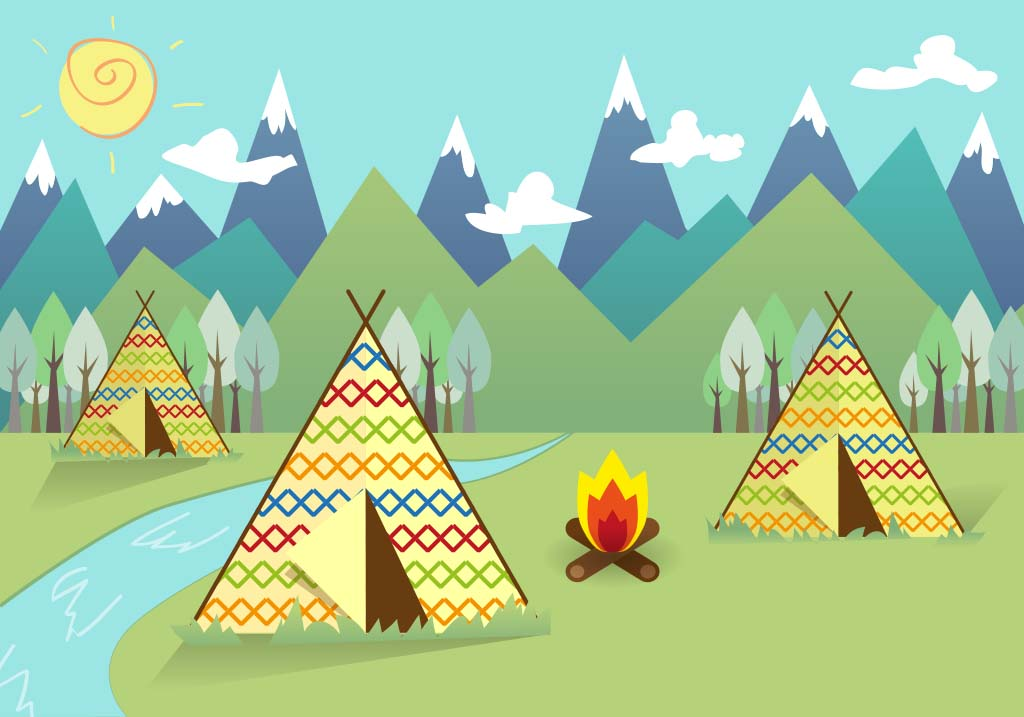
#> input picture pic.jpg, 1024 x 717 px
$ python extract_rgb.py
#> lines starting #> are read from the running program, lines starting #| are printed output that depends on the picture
# -*- coding:utf-8 -*-
import numpy as np
import matplotlib.pyplot as plt
from PIL import Image
import copy


def main():
    im = Image.open('pic.jpg')
#> im is the input picture: PIL image 1024x717 RGB; mean R, G, B 162.4, 199.7, 156.7
    im = np.array(im)

    plt.subplot(2, 2, 1)
    plt.title('origin image')
    plt.imshow(im)


    im_r = copy.deepcopy(im)
    im_r[:,:,1] = 0
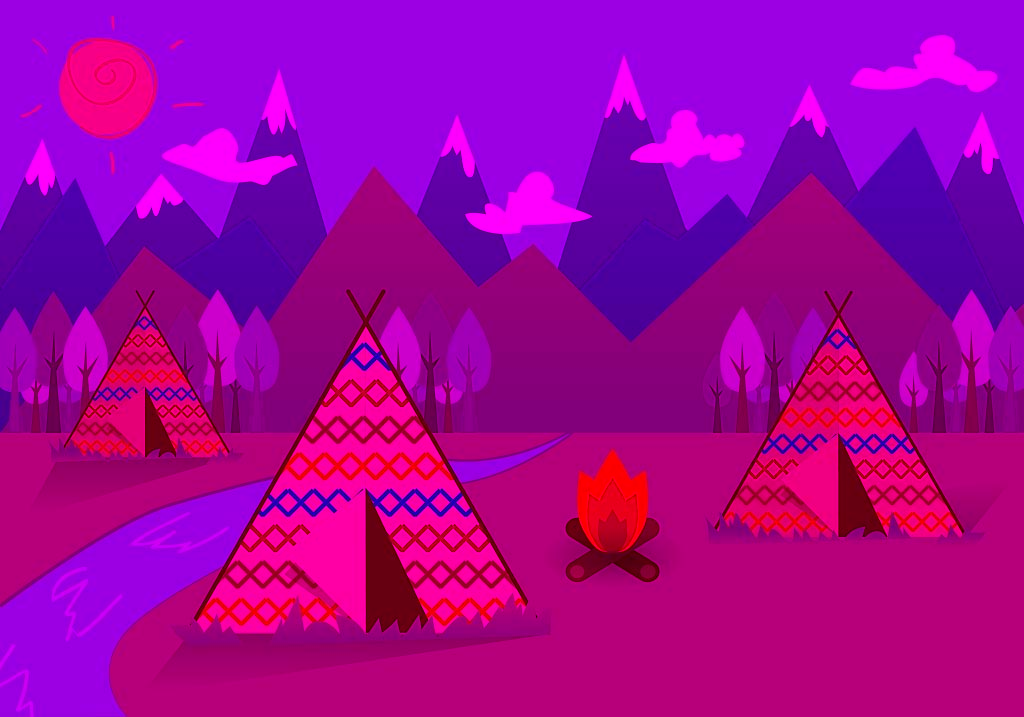
#> im_r: shape (717, 1024, 3); mean R, G, B 162.4, 0, 156.7
    im_r[:,:,2] = 0
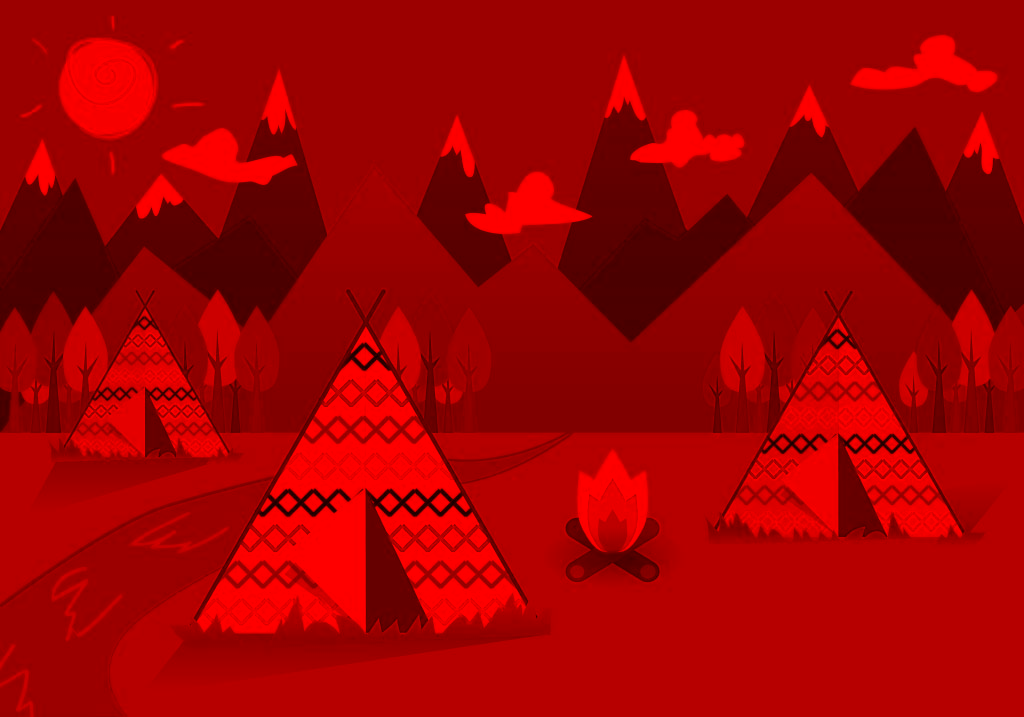
#> im_r: shape (717, 1024, 3); mean R, G, B 162.4, 0, 0
    plt.subplot(2, 2, 2)
    plt.title('R')
    plt.imshow(im_r)
    plt.imsave("pic_rgb_r.jpg", im_r)

    im_g = copy.deepcopy(im)
    im_g[:, :, 0] = 0
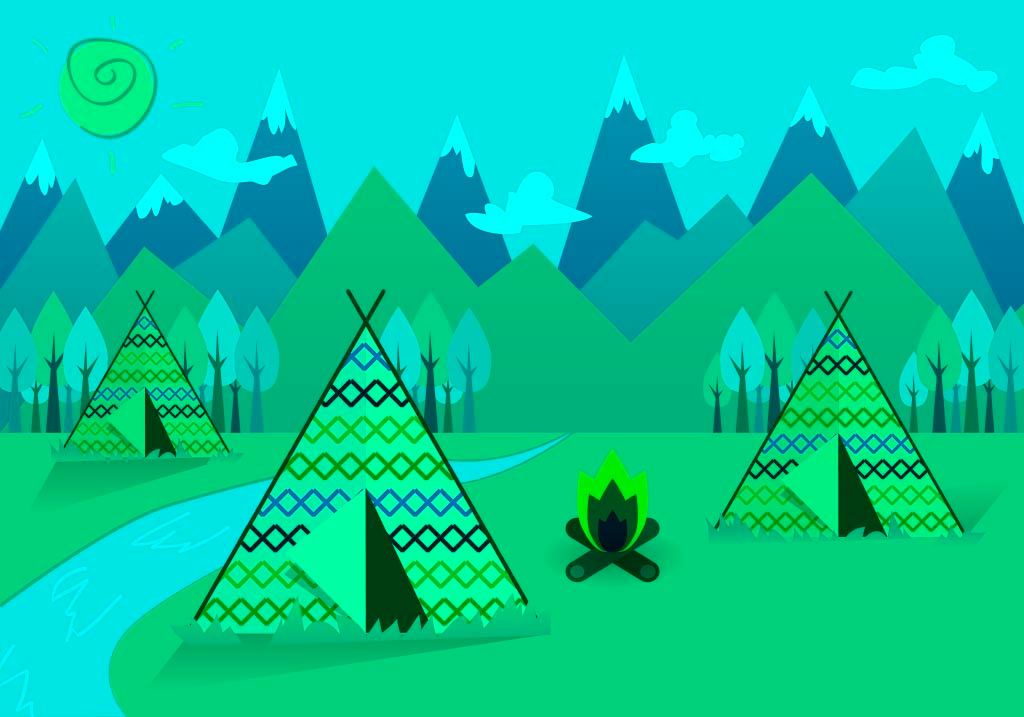
#> im_g: shape (717, 1024, 3); mean R, G, B 0, 199.7, 156.7
    im_g[:, :, 2] = 0
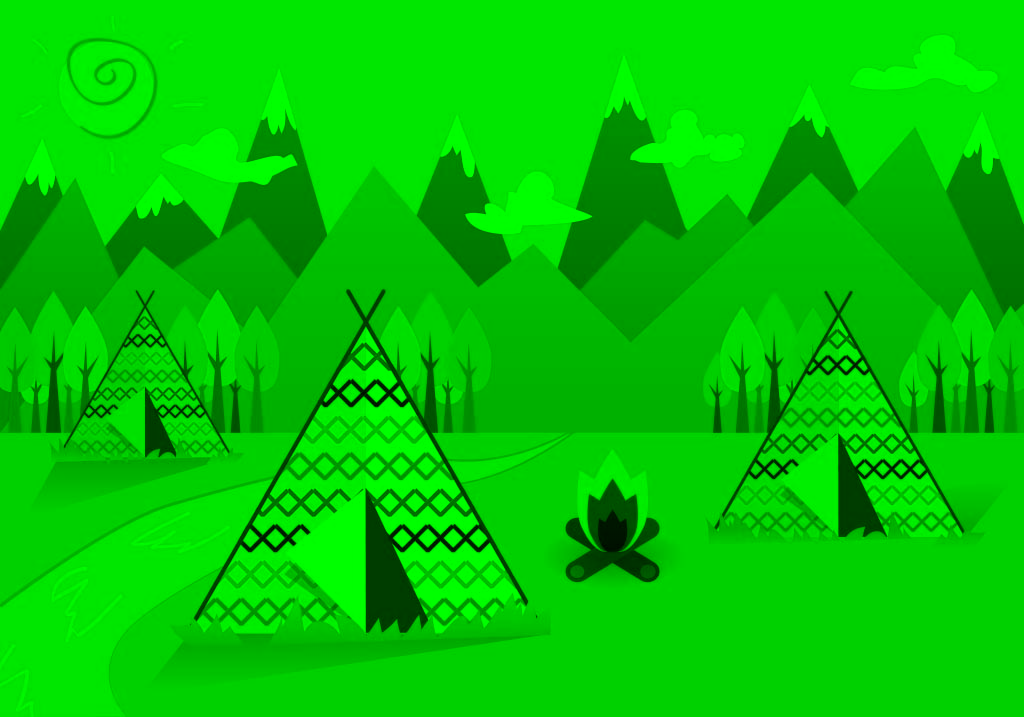
#> im_g: shape (717, 1024, 3); mean R, G, B 0, 199.7, 0
    plt.subplot(2, 2, 3)
    plt.title('G')
    plt.imshow(im_g)
    plt.imsave("pic_rgb_g.jpg", im_g)

    im_b = copy.deepcopy(im)
    im_b[:, :, 0] = 0
    im_b[:, :, 1] = 0
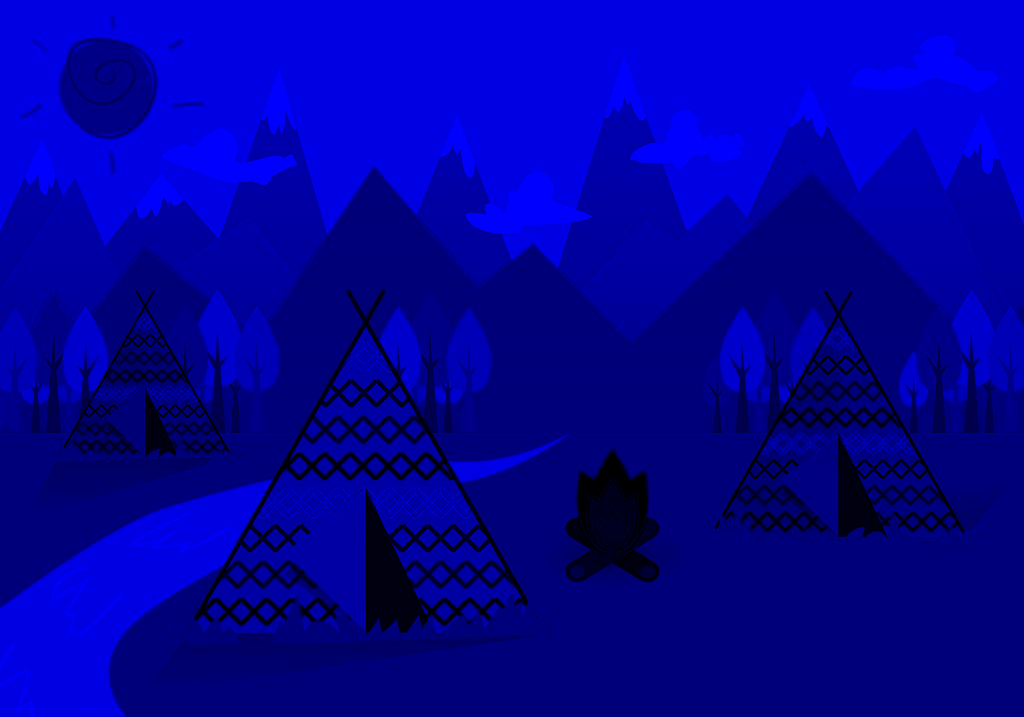
#> im_b: shape (717, 1024, 3); mean R, G, B 0, 0, 156.7
    plt.subplot(2, 2, 4)
    plt.title('B')
    plt.imshow(im_b)
    plt.imsave("pic_rgb_b.jpg", im_b)

    plt.show()


if __name__ == '__main__':
    main()

$ run again, with camp.jpg copied over pic.jpg
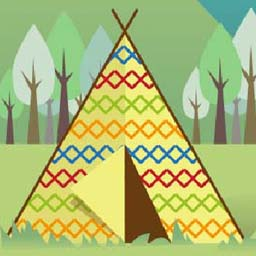
#> input picture camp.jpg, 256 x 256 px
#> in main, im is the input picture: PIL image 256x256 RGB; mean R, G, B 172.1, 186.6, 116.5
#> in main, `plt.imsave("pic_rgb_g.jpg", im_g)`:
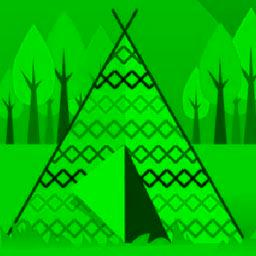
#> saved as pic_rgb_g.jpg: shape (256, 256, 3); mean R, G, B 3, 186.7, 3.3
#> in main, `plt.imsave("pic_rgb_b.jpg", im_b)`:
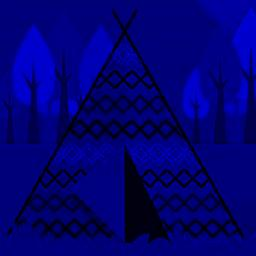
#> saved as pic_rgb_b.jpg: shape (256, 256, 3); mean R, G, B 0.9, 0.7, 116
